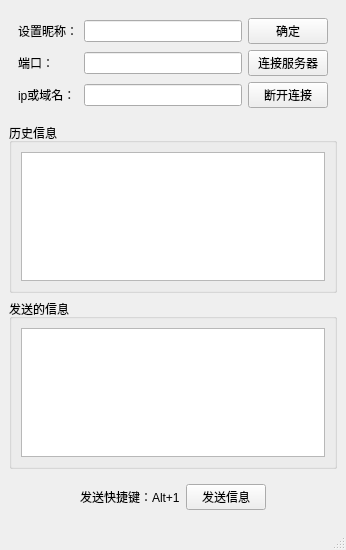
<?xml version="1.0" encoding="UTF-8"?>
<ui version="4.0">
 <class>MainWindow</class>
 <widget class="QMainWindow" name="MainWindow">
  <property name="geometry">
   <rect>
    <x>0</x>
    <y>0</y>
    <width>346</width>
    <height>550</height>
   </rect>
  </property>
  <property name="windowTitle">
   <string>MainWindow</string>
  </property>
  <property name="windowIcon">
   <iconset resource="res.qrc">
    <normaloff>:/work.ico</normaloff>:/work.ico</iconset>
  </property>
  <widget class="QWidget" name="centralwidget">
   <layout class="QGridLayout" name="gridLayout">
    <item row="1" column="0">
     <widget class="QGroupBox" name="box">
      <property name="title">
       <string>历史信息</string>
      </property>
      <layout class="QHBoxLayout" name="horizontalLayout_3">
       <item>
        <widget class="QTextEdit" name="record"/>
       </item>
      </layout>
     </widget>
    </item>
    <item row="2" column="0">
     <widget class="QGroupBox" name="box2">
      <property name="title">
       <string>发送的信息</string>
      </property>
      <layout class="QHBoxLayout" name="horizontalLayout_4">
       <item>
        <widget class="QTextEdit" name="msg"/>
       </item>
      </layout>
     </widget>
    </item>
    <item row="0" column="0">
     <widget class="QWidget" name="setlisten" native="true">
      <layout class="QGridLayout" name="gridLayout_2">
       <item row="1" column="1">
        <widget class="QLineEdit" name="port">
         <property name="echoMode">
          <enum>QLineEdit::Password</enum>
         </property>
        </widget>
       </item>
       <item row="2" column="0">
        <widget class="QLabel" name="label_3">
         <property name="text">
          <string>ip或域名：</string>
         </property>
        </widget>
       </item>
       <item row="1" column="2">
        <widget class="QPushButton" name="connect">
         <property name="text">
          <string>连接服务器</string>
         </property>
        </widget>
       </item>
       <item row="2" column="2">
        <widget class="QPushButton" name="disconnect">
         <property name="text">
          <string>断开连接</string>
         </property>
        </widget>
       </item>
       <item row="2" column="1">
        <widget class="QLineEdit" name="ip">
         <property name="echoMode">
          <enum>QLineEdit::Normal</enum>
         </property>
        </widget>
       </item>
       <item row="1" column="0">
        <widget class="QLabel" name="label">
         <property name="text">
          <string>端口：</string>
         </property>
        </widget>
       </item>
       <item row="0" column="0">
        <widget class="QLabel" name="label_2">
         <property name="text">
          <string>设置昵称：</string>
         </property>
        </widget>
       </item>
       <item row="0" column="1">
        <widget class="QLineEdit" name="name"/>
       </item>
       <item row="0" column="2">
        <widget class="QPushButton" name="nameok">
         <property name="text">
          <string>确定</string>
         </property>
        </widget>
       </item>
      </layout>
     </widget>
    </item>
    <item row="3" column="0">
     <widget class="QWidget" name="sendmsg" native="true">
      <layout class="QHBoxLayout" name="horizontalLayout_2">
       <item>
        <spacer name="horizontalSpacer">
         <property name="orientation">
          <enum>Qt::Horizontal</enum>
         </property>
         <property name="sizeHint" stdset="0">
          <size>
           <width>122</width>
           <height>20</height>
          </size>
         </property>
        </spacer>
       </item>
       <item>
        <widget class="QLabel" name="label_4">
         <property name="text">
          <string>发送快捷键：Alt+1</string>
         </property>
        </widget>
       </item>
       <item>
        <widget class="QPushButton" name="sendMsg">
         <property name="text">
          <string>发送信息</string>
         </property>
         <property name="shortcut">
          <string>Alt+1</string>
         </property>
        </widget>
       </item>
       <item>
        <spacer name="horizontalSpacer_2">
         <property name="orientation">
          <enum>Qt::Horizontal</enum>
         </property>
         <property name="sizeHint" stdset="0">
          <size>
           <width>121</width>
           <height>20</height>
          </size>
         </property>
        </spacer>
       </item>
      </layout>
     </widget>
    </item>
   </layout>
  </widget>
  <widget class="QMenuBar" name="menubar">
   <property name="geometry">
    <rect>
     <x>0</x>
     <y>0</y>
     <width>346</width>
     <height>22</height>
    </rect>
   </property>
  </widget>
  <widget class="QStatusBar" name="statusbar"/>
 </widget>
 <resources>
  <include location="res.qrc"/>
 </resources>
 <connections/>
</ui>
